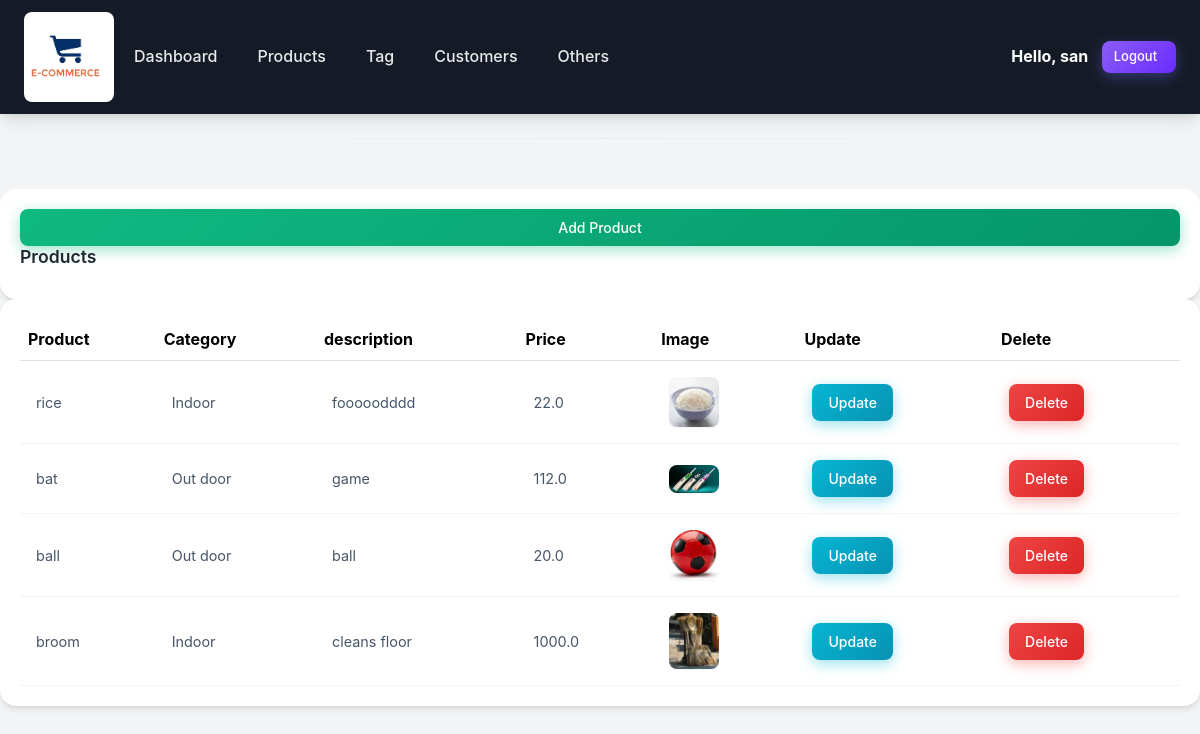
The app's page /product (signed in) with its own data.
### acc/models.py (models this page shows, shortened)
class Product(models.Model):
    CATEGORY=(
        ('Indoor','Indoor'),
        ('Out door','Out door'),
    )
    name=models.CharField(max_length=200,null=True)
    price=models.FloatField(null=True)
    category=models.CharField(max_length=200,null=True,choices=CATEGORY)
    description=models.CharField(max_length=250,null=True,blank=True)
    date_created=models.DateTimeField(auto_now_add=True,null=True)
    pic=models.ImageField(blank=True,upload_to="product_image/")
    tags=models.ManyToManyField(Tag)

### acc/views.py (the view)
# urls.py: path('product',views.products,name='product'),
@login_required(login_url='login')
def products(request):
    products = Product.objects.all()
    context = {'products': products}
    return render(request, 'acc/product.html', context)

### template/acc/product.html
{%  extends 'base.html' %}
{% load static %}
{% block content %}
		<br>
		<div class="row">
			<div class="col-md">
				<div class="card card-body">
					<a class="btn btn-success btn-block" href="{% url 'add_product' %}">
						Add Product
					</a>
					<h5>Products</h5>
				</div>
				<div class="card card-body">
					<table class="table">
						<tr>
							<th>Product</th>
							<th>Category</th>
							<th>description</th>
							<th>Price</th>
							<th>Image</th>
							<th>Update</th>
							<th>Delete</th>
						</tr>
						{% for product in products %}
							<tr>
   								<td>{{ product.name }}</td>
    							<td>{{ product.category }}</td>
    							<td>{{ product.description }}</td>
								<td>{{ product.price }}</td>
    							<td>
								{% if product.pic %}
								<img src="{{ product.pic.url }}" height="50" width="50">
								{% else %}
								<span class="text-muted">No Image</span>
								{% endif %}
								</td>
    							<td><a href="{% url 'update_product' product.id %}" class="btn btn-info">Update</a></td>
								<td><a href="{% url 'delete_product' product.id %}" class="btn btn-danger">Delete</a></td>
							</tr>
						{% endfor %}
					</table>
				</div>
			</div>
		</div>
{% endblock content %}

### template/navbar.html (shortened to what this page needs)
{% load static %}
<nav class="navbar navbar-expand-lg navbar-dark bg-dark">
  <img src="{% static 'images/ecommerce.jpg' %}" height="120" width="90">
  <div class="collapse navbar-collapse" id="navbarNav">
    <ul class="navbar-nav">
      <li class="nav-item active">
        <a class="nav-link" href="{% url 'home' %}">Dashboard</a>
      </li>
      <li class="nav-item">
        <a class="nav-link" href="{% url 'product' %}">Products</a>
      </li>
      <li class="nav-item">
        <a class="nav-link" href="{% url 'tag' %}">Tag</a>
      </li>
      <li class="nav-item">
        <a class="nav-link" href="{% url 'customers' %}">Customers</a>
      </li>
      <li class="nav-item">
        <a class="nav-link" href="{% url 'image' %}">Others</a>
      </li>
    </ul>
  </div>
  <span class="hello-msg text-white"><strong>Hello,</strong><strong> {{request.user}}</strong>&nbsp;&nbsp;&nbsp; </span>
  <span><a class="btn btn-primary btn-sm" href="{% url 'logout' %}">Logout&nbsp;&nbsp;</a></span>
</nav>

### static/css/style.css (style rules this page uses)
:root { --primary-color: #8b5cf6; --primary-dark: #6b2cff; --primary-light: #a77dff; --secondary-color: #64748b; --success-color: #10b981; --warning-color: #f59e0b; --danger-color: #ef4444; --info-color: #06b6d4; --dark-color: #151b26; --light-color: #f3f4f6; --white: #ffffff; --black: #000000; --gray-100: #f1f5f9; --gray-200: #e2e8f0; --gray-300: #cbd5e1; --gray-400: #94a3b8; --gray-500: #64748b; --gray-600: #475569; --gray-700: #222831; --shadow-sm: 0 1px 2px 0 rgb(0 0 0 / 0.05); --shadow-md: 0 4px 6px -1px rgb(0 0 0 / 0.1), 0 2px 4px -2px rgb(0 0 0 / 0.1); --shadow-lg: 0 10px 15px -3px rgb(0 0 0 / 0.1), 0 4px 6px -4px rgb(0 0 0 / 0.1); --shadow-xl: 0 20px 25px -5px rgb(0 0 0 / 0.1), 0 8px 10px -6px rgb(0 0 0 / 0.1); --radius-sm: 0.375rem; --radius-md: 0.5rem; --radius-lg: 0.75rem; --radius-xl: 1rem; --transition: all 0.3s ease; }
* { margin: 0; padding: 0; box-sizing: border-box; }
body { background: var(--light-color); color: var(--gray-700); font-family: 'Inter', -apple-system, BlinkMacSystemFont, 'Segoe UI', Roboto, sans-serif; min-height: 100vh; line-height: 1.6; }
.navbar { background: var(--dark-color) !important; padding: 0.75rem 1.5rem; box-shadow: var(--shadow-lg); }
.navbar-dark .navbar-nav .nav-link { color: rgba(255, 255, 255, 0.9); font-weight: 500; padding: 0.5rem 1rem; border-radius: var(--radius-md); transition: var(--transition); margin: 0 0.25rem; }
.card { border: none; border-radius: var(--radius-xl); box-shadow: var(--shadow-md); transition: var(--transition); background: var(--white); overflow: hidden; }
.card-body { padding: 1.25rem; }
.table { margin-bottom: 0; width: 100%; }
.table tbody td { padding: 1rem; vertical-align: middle; border-bottom: 1px solid var(--gray-100); color: var(--gray-600); font-size: 0.9rem; }
.table tbody tr { transition: var(--transition); }
.btn { font-weight: 500; padding: 0.5rem 1rem; border-radius: var(--radius-md); transition: var(--transition); font-size: 0.875rem; border: none; cursor: pointer; text-decoration: none; display: inline-block; }
.btn-primary { background: linear-gradient(135deg, var(--primary-color) 0%, var(--primary-dark) 100%); color: var(--white); box-shadow: 0 4px 14px rgba(99, 102, 241, 0.4); }
.btn-success { background: linear-gradient(135deg, var(--success-color) 0%, #059669 100%); color: var(--white); box-shadow: 0 4px 14px rgba(16, 185, 129, 0.4); }
.btn-info { background: linear-gradient(135deg, var(--info-color) 0%, #0891b2 100%); color: var(--white); box-shadow: 0 4px 14px rgba(6, 182, 212, 0.4); }
.btn-danger { background: linear-gradient(135deg, var(--danger-color) 0%, #dc2626 100%); color: var(--white); box-shadow: 0 4px 14px rgba(239, 68, 68, 0.4); }
.btn-sm { padding: 0.375rem 0.75rem; font-size: 0.8125rem; }
.btn-block { display: block; width: 100%; text-align: center; }
img { max-width: 100%; height: auto; border-radius: var(--radius-md); box-shadow: var(--shadow-sm); transition: var(--transition); }
h1, h2, h3, h4, h5, h6 { color: var(--gray-700); font-weight: 600; margin-bottom: 1rem; }
h5 { font-size: 1.1rem; color: var(--gray-700); margin-bottom: 0.75rem; }
a { text-decoration: none; transition: var(--transition); }
.row { margin: 0 -0.75rem; }
.row > [class*="col"] { padding: 0 0.75rem; }
.card { animation: fadeInUp 0.5s ease forwards; }
.col-md .card:nth-child(1) { animation-delay: 0.05s; }
.col-md .card:nth-child(2) { animation-delay: 0.1s; }

### records on screen
Product: name "rice", category "Indoor", description "fooooodddd", price "22.0", pic (picture)
Product: name "bat", category "Out door", description "game", price "112.0", pic (picture)
Product: name "ball", category "Out door", description "ball", price "20.0", pic (picture)
Product: name "broom", category "Indoor", description "cleans floor", price "1000.0", pic (picture)

### other values on screen
{{ request.user }} "san"
